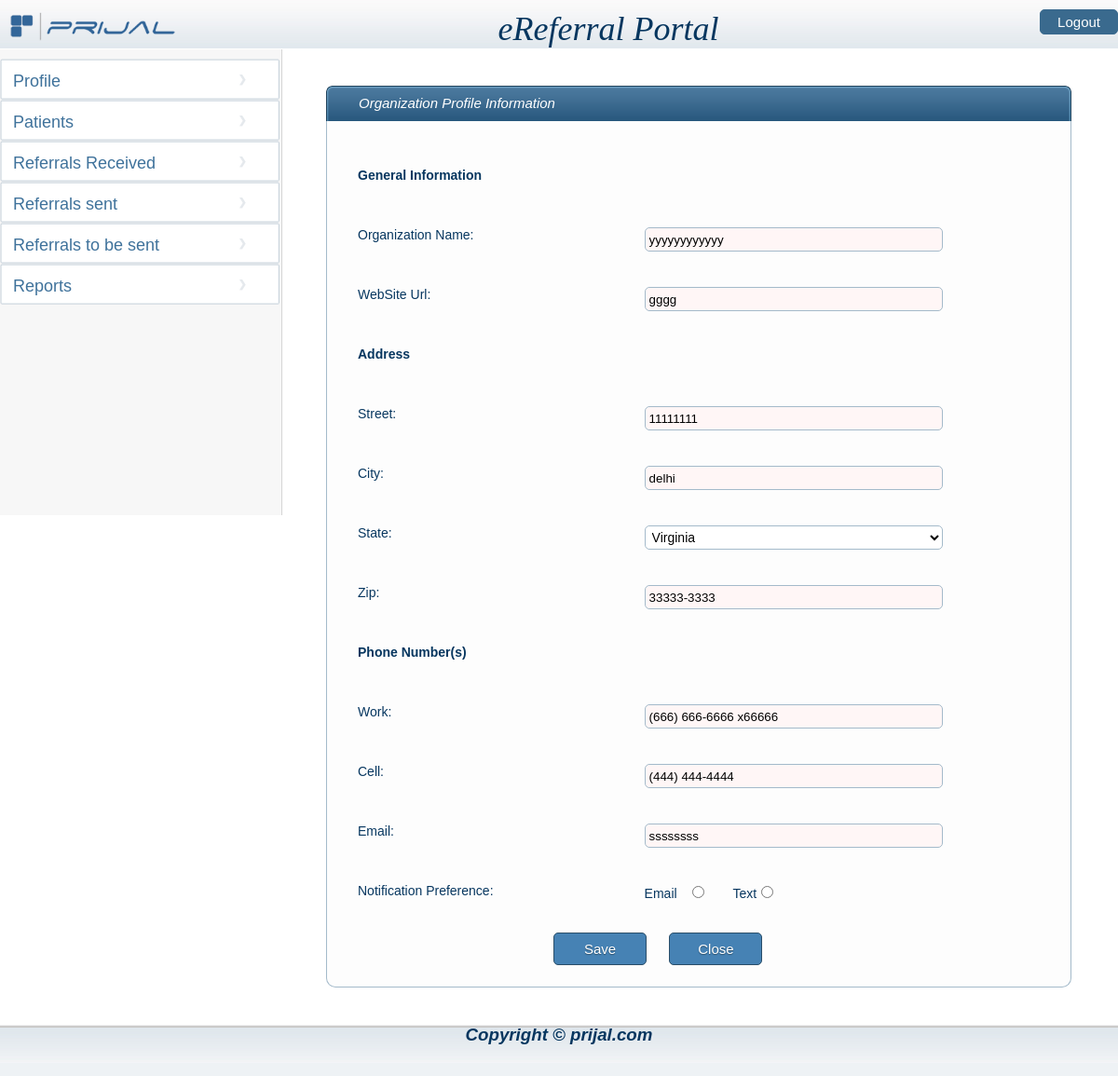
The page /phps/organizationprofile.php (signed in) on the database its author committed.
### tables this page shows
CREATE TABLE IF NOT EXISTS `organization` (
  `ORG_ID` int(11) NOT NULL AUTO_INCREMENT,
  `ACCOUNT_ID` int(11) NOT NULL,
  `ORG_NAME` varchar(128) NOT NULL,
  `ORG_TYPE_CD` smallint(6) DEFAULT NULL,
  `WEBSITE_URL` varchar(128) DEFAULT NULL,
  `PARENT_ORG_ID` int(11) DEFAULT NULL,
  `CREATED_DTTM` timestamp NOT NULL DEFAULT CURRENT_TIMESTAMP ON UPDATE CURRENT_TIMESTAMP,
  `CREATED_BY` varchar(32) DEFAULT NULL,
  `UPDATED_DTTM` timestamp NULL DEFAULT '0000-00-00 00:00:00',
  `UPDATED_BY` varchar(32) DEFAULT NULL,
  `ORG_EMAIL` varchar(128) DEFAULT NULL,
  `NOTIFICATION_PRE` varchar(16) DEFAULT 'E',
  PRIMARY KEY (`ORG_ID`),
  UNIQUE KEY `ORGANIZATION_U1` (`ORG_NAME`),
  KEY `ORGANIZATION_I1` (`ORG_TYPE_CD`),
  KEY `ORGANIZATION_I2` (`PARENT_ORG_ID`)
);

CREATE TABLE IF NOT EXISTS `address` (
  `ADDRESS_ID` int(11) NOT NULL,
  `is_US_ADDRESS` enum('Y','N') DEFAULT NULL,
  `ADDR_street1` varchar(128) NOT NULL,
  `ADDR_street2` varchar(128) DEFAULT NULL,
  `ADDR_street3` varchar(128) DEFAULT NULL,
  `ADDR_CITY` varchar(128) NOT NULL,
  `ZIP_CD` varchar(28) DEFAULT NULL,
  `ADDR_STATE` varchar(64) NOT NULL,
  `WORK_PHONE` varchar(64) DEFAULT NULL,
  `CELL_PHONE` varchar(64) DEFAULT NULL,
  PRIMARY KEY (`ADDRESS_ID`)
);

### includes/global.inc.php (called while the page is built, shortened)
<?php
require_once '../classes/DB.class.php';
$db = new DB();
?>

### phps/organizationprofile.php (the view, shortened to what this page needs)
<?php
require_once '../includes/global.inc.php';
if (!isset($_POST['action'])) {
    include( "header.php");
    ?>
    <tr>
        <td style="background-color:white;height:600px;width:300px;vertical-align:middle;">
            <?php
            include( "navigationo.php");
            $account_id = $_SESSION['org_account_id'];
            $resultOrg = mysql_query("SELECT ORG_NAME ,WEBSITE_URL , ORG_EMAIL FROM  organization WHERE ACCOUNT_ID = '$account_id'");
            $rowOrg = mysql_fetch_assoc($resultOrg);
            $org_name = $rowOrg['ORG_NAME'];
            $web_url = $rowOrg['WEBSITE_URL'];
            $email = $rowOrg['ORG_EMAIL'];
            $result = mysql_query("SELECT addr_street1,addr_city,addr_state,zip_cd,work_phone,cell_phone  FROM  address WHERE address_id = '$account_id'");
            $row = mysql_fetch_assoc($result);
            $street = $row['addr_street1'];
            $city = $row['addr_city'];
            $state = $row['addr_state'];
            $zip = $row['zip_cd'];
            $work = $row['work_phone'];
            $cell = $row['cell_phone'];
            ?>
        </td>
        <td style="background-color:white;height:600px;width:900px;text-align:top;">
<table style="margin: 40px 50px 40px;width:800px" cellpadding="0px" cellspacing="0px;" >
<tr><td >
                                    <span class="left-box"></span><span class="cent-box" style="width:758px;">Organization Profile Information</span><span class="right-box"></span>
                                </td></tr>
                <tr><td>
                        <table class="main" style="width:100%">
<tr class="textBoxTable"><td class="Left">
                                    <p class="bold">
                                        General Information</p></td>
                                <td class="Right">
                                    <p>&nbsp;</p>
                                </td>
                            </tr>
<tr class="textBoxTable"><td class="Left">
                                    <p>
                                        Organization Name:</p></td>
                                <td class="Right">
                                    <p><input type="text" name="orgname" value="<?php echo $org_name; ?>" size="35" class="width320" maxlength="35" /></p>
                                </td>
                            </tr>
<tr class="textBoxTable"><td class="Left">
                                    <p>
                                        WebSite Url:</p></td>
                                <td class="Right">
                                    <p><input type="text" name="website" value="<?php echo $web_url; ?>" class="width320" size="35" maxlength="35" /></p>
                                </td>
                            </tr>
<tr class="textBoxTable"><td class="Left">
                                    <p class="bold">
                                        Address</p></td>
                                <td class="Right">
                                    <p>&nbsp;</p>
                                </td>
                            </tr>
<tr class="textBoxTable"><td class="Left">
                                    <p>
                                        Street:</p></td>
                                <td class="Right">
                                    <p><input type="text" name="street" value="<?php echo $street; ?>" class="width320" size="75" maxlength="75" /></p>
                                </td>
                            </tr>
							<tr class="textBoxTable"><td class="Left">
                                    <p>
                                        City:</p></td>
                                <td class="Right">
                                    <p><input type="text" value="<?php echo $city; ?>" class="width320" name="city" size="75" maxlength="75"/></p>
                                </td>
                            </tr>
<tr class="textBoxTable"><td class="Left">
                                    <p>
                                        State:</p></td>
                                <td class="Right">
                                    <p><select name="state" class="selectBox">
                                                    <?php
                                                    echo $db->getList('rf_state', 'state_cd', 'state_descr', $state);
                                                    ?>
                                                </select></p>
                                </td>
                            </tr>
<tr class="textBoxTable"><td class="Left">
                                    <p>
                                        Zip:</p></td>
                                <td class="Right">
                                    <p><input type="text" value="<?php echo $zip; ?>" name="zip" class="width320" id="zip" size="75" maxlength="75" /></p>
                                </td>
                            </tr>
<tr class="textBoxTable"><td class="Left">
                                    <p class="bold">
                                        Phone Number(s)</p></td>
                                <td class="Right">
                                    <p>&nbsp;</p>
                                </td>
                            </tr>
<tr class="textBoxTable"><td class="Left">
                                    <p>
                                        Work:</p></td>
                                <td class="Right">
                                    <p><input type="text" id="work" name="work" class="width320" value="<?php echo $work; ?>"
                                                                                    size="30" maxlength="30" /></p>
                                </td>
                            </tr>
<tr class="textBoxTable"><td class="Left">
                                    <p>
                                        Cell:</p></td>
                                <td class="Right">
                                    <p><input type="text" id="cell" class="width320" name="cell" value="<?php echo $cell; ?>"
                                                                                   size="30" maxlength="30"/></p>
                                </td>
                            </tr>
							<tr class="textBoxTable"><td class="Left">
                                    <p>
                                        Email:</p></td>
                                <td class="Right">
                                    <p><input type="text" class="width320" name="email" size="75" maxlength="75" value="<?php echo $email; ?>" /></p>
                                </td>
                            </tr>
<tr class="textBoxTable"><td class="Left">
                                    <p>
                                        Notification Preference:</p></td>
                                <td class="Right">
                                    <p>Email&nbsp;&nbsp;&nbsp;<input type="radio" name="notifypref" value="E">
                                                &nbsp;&nbsp;&nbsp;&nbsp;&nbsp;&nbsp;Text<input type="radio" name="notifypref" value="T"></p>
                                </td>
                            </tr>
<tr class="textBoxTable">
                                <td colspan="2" style="float:left;margin-left:220px;">
                                    <input type="submit" name="action" value="Save" style="background-color: #4682B4;border-radius:5px;height: 35px; width: 100px"/>
									<input type="submit" name="action" value="Close" style="background-color: #4682B4;border-radius:5px;height: 35px; width: 100px;margin-left:20px;"/>
                                </td></tr>
                        </table>
                    </td></tr>
            </table>
        </td></tr>
    <?php
    include( "footer.php");
    ?>
    </table>
    </form>
    </body>
    </html>
    <?php
}
?>

### resources/styles/referral.css (style rules this page uses)
body { font-size:14px; font-family:Arial,Helvetica,sans-serif; margin: 0px; padding: 0px; background-repeat: repeat-x,repeat-y; background: none repeat scroll 0 0 #EEF2F5; }
.left-box { float:left; background:url(../form-top-left.png) no-repeat; width:7px; height:38px; }
.cent-box { background: url("../form-top-cent.png") repeat-x scroll 0 0 transparent; color: #FFFFFF; float: left; font-family: Arial,Helvetica,sans-serif; font-size: 15px; font-style: italic; height: 38px; line-height: 38px; text-align: left; width: 348px; padding-left:28px; }
.right-box { float:left; background:url(../form-top-right.png); height:38px; width:7px; }
input[type="submit"] { background-color: #6BB38A; background-position: 50% 50%; border: 1px solid #2A4E69; color: white; cursor: pointer; font-family: Arial,Helvetica,sans-serif; font-size: 15px; text-shadow: 0 1px 1px #2A4E69; }
.bold { font-weight:bolder; }
table.main { background-color: #FDFDFD; border-bottom: 1px solid #A4BACA; border-left: 1px solid #A4BACA; border-radius: 0 0 10px 10px; border-right: 1px solid #A4BACA; color: #06365F; margin-left: auto; margin-right: auto; margin-top: -5px; padding: 20px 10px 20px 20px; }
table.main tr td p { margin-left:10px; font-family: Arial,Helvetica,sans-serif; font-size: 14px; }
INPUT, select { color: black; background-color: white; border:1px solid #A4BACA;border-radius:5px; }
INPUT[type="text"] { background-color: #FFF6F6; border:1px solid #A4BACA; color: black; height: 26px; }

### resources/css/common.css (style rules this page uses)
input { padding:4px; }
.main .Left { float:left;width:40%; }
.main .Right { float:left;width:55%; }
.width320 { float:left; width:320px; }
.textBoxTable { float:left;width:100%;padding-top:18px; }
.selectBox { float: left; height: 26px; padding: 3px; width: 320px;font-size:14px; font-family:Arial,Helvetica,sans-serif; }

### rows shown on the page
organization: orgname "yyyyyyyyyyyy", website "gggg", email "ssssssss"
address: street "11111111", city "delhi", zip "33333-3333", work "(666) 666-6666 x66666", cell "(444) 444-4444"

### other values the page prints
form field state "Virginia"
